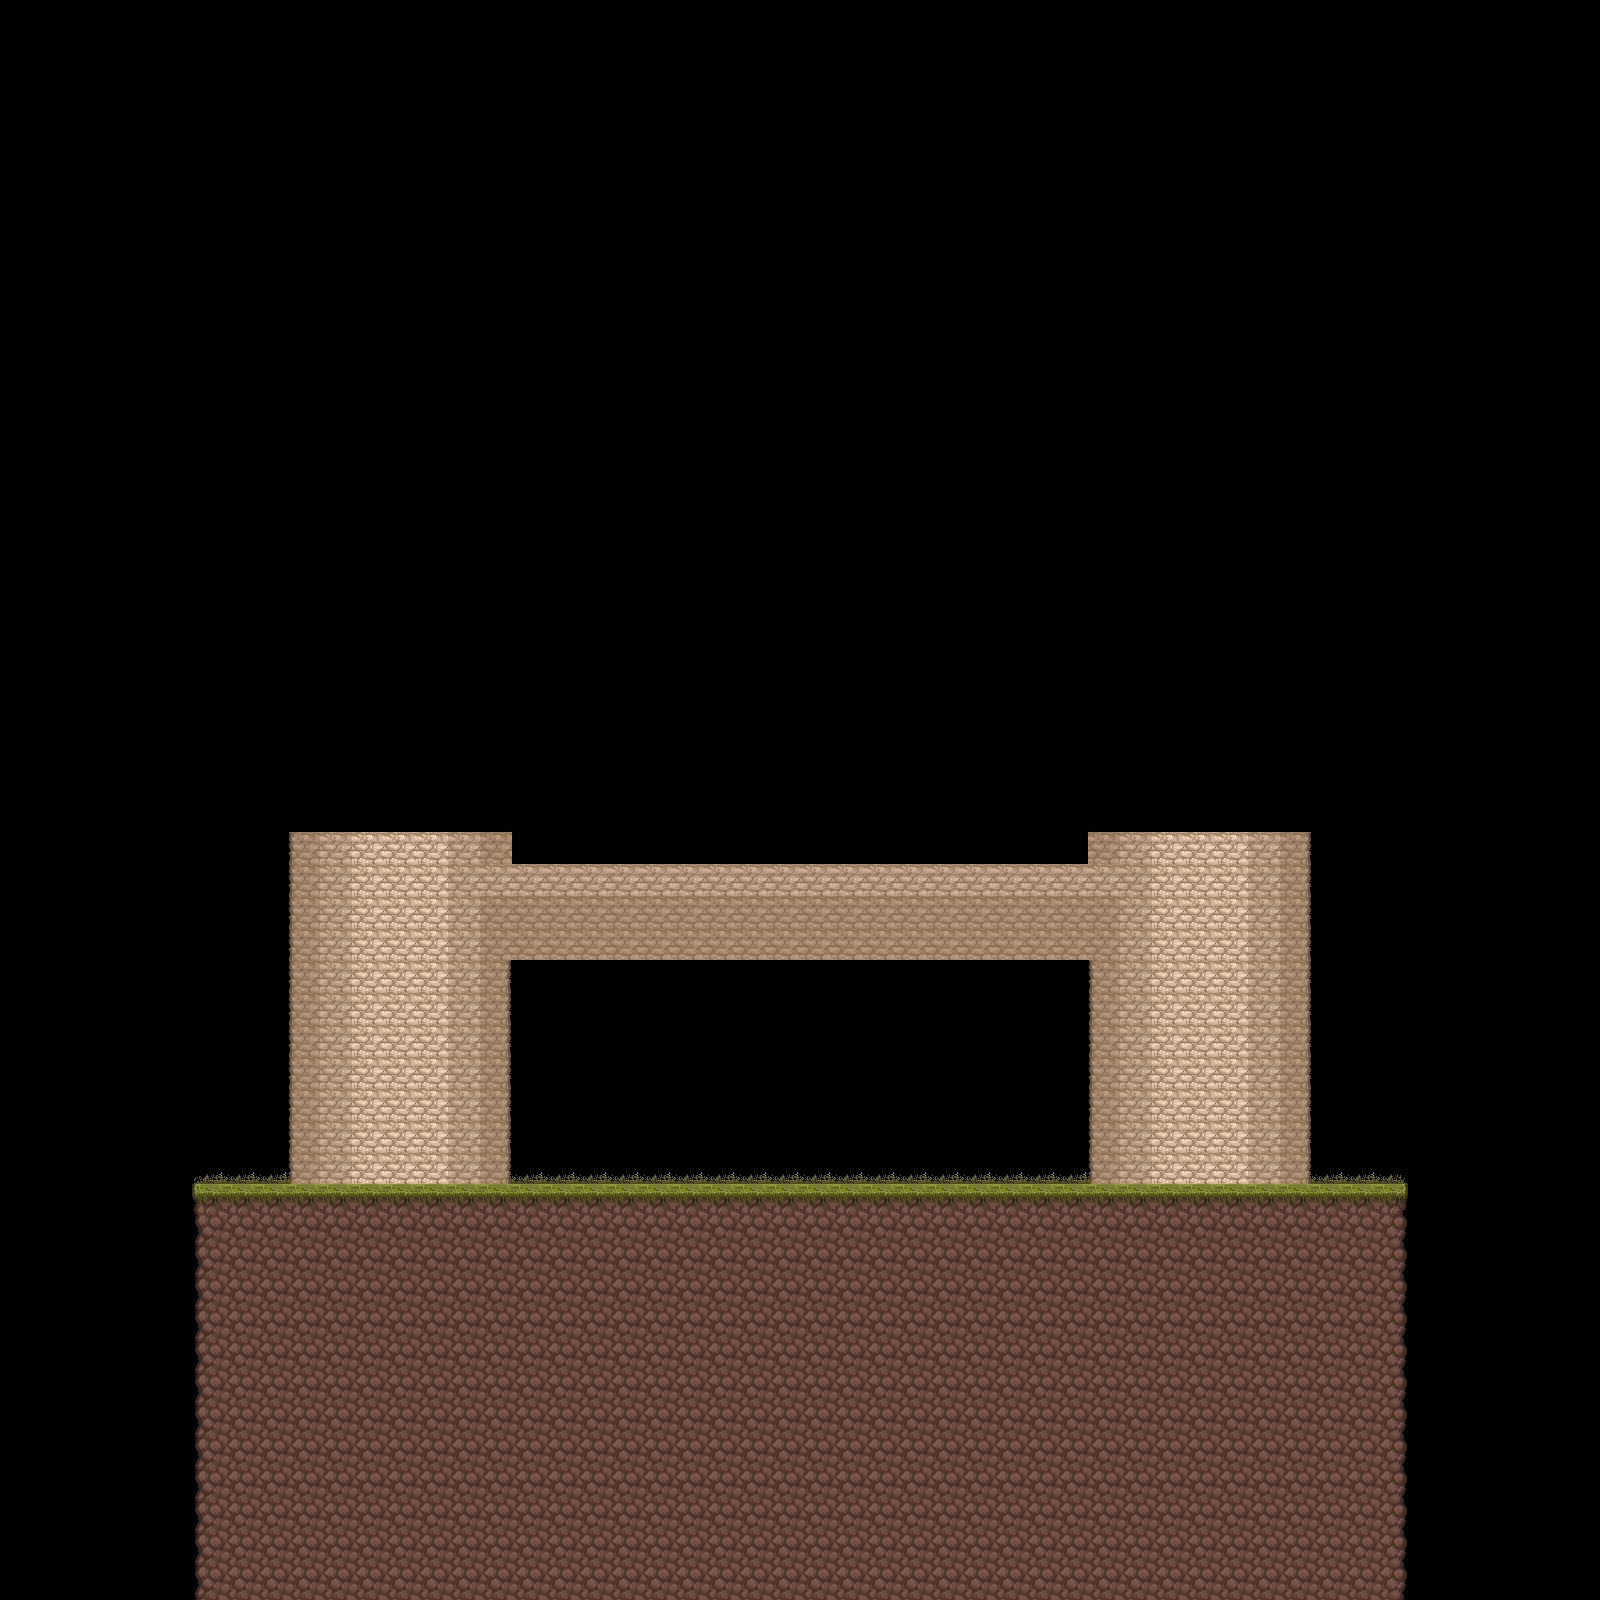

The image is a tile-based game level rendered from a .tmx file. Its description and source (layers, tilesets, objects; grid data summarised) follow:
An orthogonal 50x50 tile map with 32x32 px tiles, 2 tile layers (BG, main) and 1 object.

<map version="1.0.0" orientation="orthogonal" renderorder="right-down" width="50" height="50" tilewidth="32" tileheight="32" nextobjectid="2">
 <tileset firstgid="1" source="tileSet.tsx" />
 <layer name="BG" width="50" height="50">
  <data>[2500 cells, 14 non-empty, 1 distinct tile ids]</data>
 </layer>
 <layer name="main" width="50" height="50">
  <data>[2500 cells, 726 non-empty, 14 distinct tile ids]</data>
 </layer>
 <objectgroup name="ground">
  <object id="1" x="192" y="1184" width="1216" height="416" />
 </objectgroup>
</map>